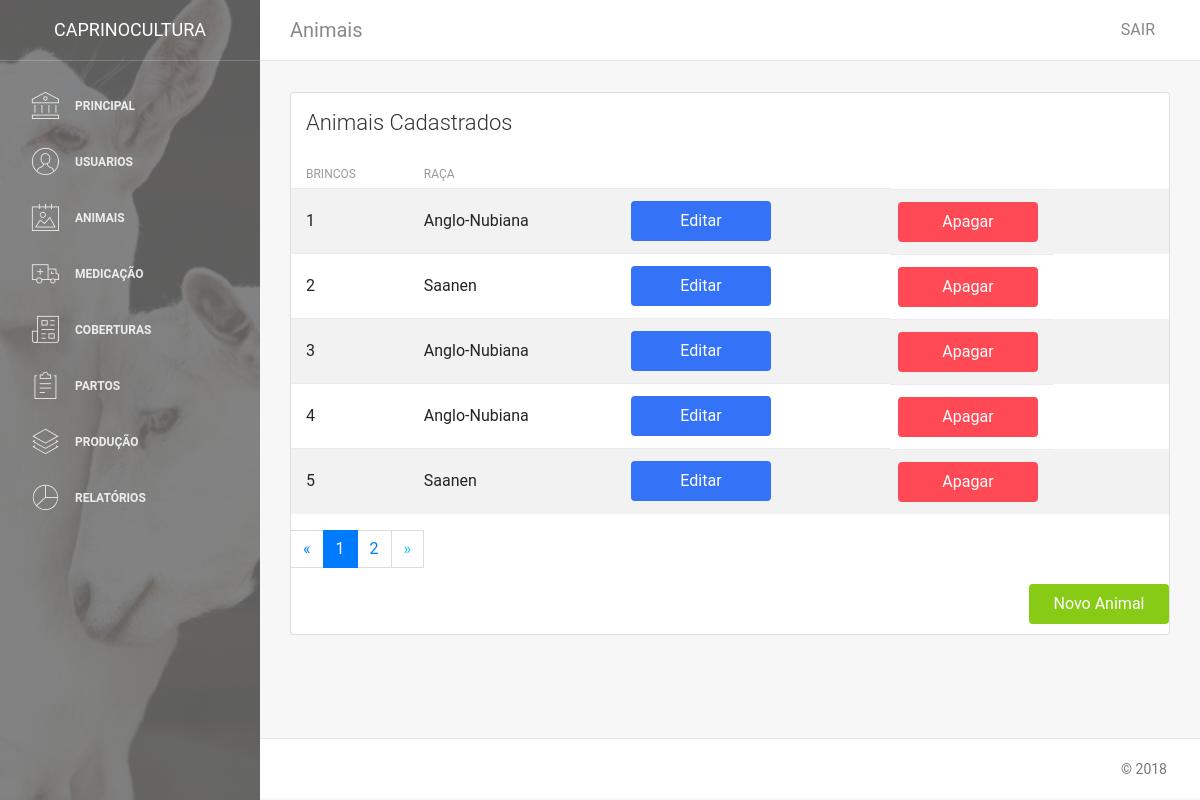
/animais/mostra_animal/ (signed in), run on the app's committed database.
### caprino/animais/models.py (models this page shows, shortened)
class Animal(models.Model):
    rgb_animal = models.CharField(verbose_name='RGD', max_length=50, blank=True, null=True)
    nome_animal = models.CharField(verbose_name='Nome', max_length=50, blank=True, null=True)
    numero_animal = models.IntegerField(verbose_name='Numero', blank=True, null=True)
    sexo_animal = models.ForeignKey(Sexo, verbose_name="Sexo", related_name="Sexo", on_delete=models.SET_NULL, null=True)
    nascimento_animal = models.DateField(verbose_name='Nascimento', default=None)
    raca_animal = models.ForeignKey(Raca, verbose_name="Raca", related_name="Raca", on_delete=models.SET_NULL, null=True)
    sangue_animal = models.ForeignKey(Sangue, verbose_name="Sangue", related_name="Sangue", on_delete=models.SET_NULL, null=True)
    brincos_animal = models.CharField(verbose_name='Brincos', max_length=50)
    vida_animal = models.ForeignKey(Vida, verbose_name="Vida", related_name="Vida", on_delete=models.SET_NULL, null=True)
    mae_animal = models.CharField(verbose_name='Mãe', max_length=50, blank=True, null=True)
    pai_animal = models.CharField(verbose_name='Pai', max_length=50, blank=True, null=True)
    foto_animal = models.ImageField(verbose_name='Foto', upload_to='img/' , blank=True, null=True)
    observacao_animal = models.TextField(verbose_name='Observação', blank=True, null=True)
    class Meta:
        verbose_name = 'Animal'

class Raca(models.Model):
    raca = models.CharField(verbose_name='Raça', max_length=50, blank=True, null=True)
    def __str__(self):
        return self.raca
    class Meta:
        verbose_name = 'Raca'

### caprino/animais/views.py (the view)
# urls.py: path('mostra_animal/', views.MostraAnimal, name='Mostra_Animal'),
@login_required
def MostraAnimal(request):
    animais = Animal.objects.all()
    paginator = Paginator(animais, 5)
    page = request.GET.get('page')
    try:
        animais = paginator.page(page)
    except PageNotAnInteger:
        animais = paginator.page(1)
    except EmptyPage:
        animais = paginator.page(paginator.num_pages)
    return render(request, 'animais/mostraAnimais.html', {'animais': animais})

### templates/animais/mostraAnimais.html (shortened to what this page needs)
{% extends 'base.html' %}
{% block conteudo %}
<nav class="navbar navbar-expand-lg " color-on-scroll="500">
    <div class=" container-fluid  ">
        <a class="navbar-brand" href="#pablo">Animais </a>
        <div class="collapse navbar-collapse justify-content-end" id="navigation">
            <ul class="nav navbar-nav mr-auto">
                <li class="nav-item">
                    <a href="#" class="nav-link" data-toggle="dropdown">
                    </a>
                </li>
            </ul>
            <ul class="navbar-nav ml-auto">
                <li class="nav-item">
                    <a class="nav-link" href="{% url 'caprino.contas:Sair' %}">
                        <span class="no-icon">SAIR</span>
                    </a>
                </li>
            </ul>
        </div>
    </div>
</nav>
<div class="content">
    <div class="container-fluid">
        <div class="row">
            <div class="col-md-12">
            </div>
        </div>
    </div>
    <div class="container-fluid">
        <div class="row">
            <div class="col-md-12">
                <div class="card strpied-tabled-with-hover">
                    <div class="card-header ">
                        <h4 class="card-title">Animais Cadastrados</h4>
                    </div>
                    <div class="card-body table-full-width table-responsive">
                        <table class="table table-hover table-striped">
                            <thead>
                                <tr>
                                    <th>Brincos</th>
                                    <th>Raça</th>
                                </tr>
                            </thead>
                            <tbody>
                                {% for animal in animais %}
                                <tr>
                                    <td>{{ animal.brincos_animal }}</td>
                                    <td>{{ animal.raca_animal }}</td>
                                    <td><a class="btn btn-primary btn-fill btn-wd" href="{% url 'caprino.animais:Atualiza_Animal' animal.id %}" title="Editar">Editar</a></td>
                                    <td><a class="btn btn-danger btn-fill btn-wd" href="{% url 'caprino.animais:Apaga_Animal' animal.id %}" title="Apagar">Apagar</a></td>
                                </tr>
                                {% endfor %}
                            </tbody>
                        </table>
                        {% if animais.has_other_pages %}
                        <nav aria-label="Page navigation">
                            <ul class="pagination">
                                {% if animais.has_previous %}
                                    <li class="page-link"><a href="?page={{ animais.previous_page_number }}">&laquo;</a></li>
                                {% else %}
                                    <li class="page-link disabled"><span>&laquo;</span></li>
                                {% endif %}
                                {% for i in animais.paginator.page_range %}
                                    {% if animais.number == i %}
                                        <li class="page-item active"><span class="page-link">{{ i }} <span class="sr-only">(current)</span></span></li>
                                    {% else %}
                                        <li class="page-item"><a class="page-link" href="?page={{ i }}">{{ i }}</a></li>
                                    {% endif %}
                                {% endfor %}
                                {% if animais.has_next %}
                                    <li class="page-link"><a href="?page={{ animais.next_page_number }}">&raquo;</a></li>
                                {% else %}
                                    <li class="page-link disabled"><span>&raquo;</span></li>
                                {% endif %}
                            </ul>
                        </nav>
                        {% endif %}
                        <a style="float:right;" class="btn btn-success btn-fill btn-wd" href="{% url 'caprino.animais:Novo_Animal' %}" role="button">Novo Animal</a>
                    </div>
                </div>
            </div>
        </div>
    </div>
</div>
{% endblock %}

### data on the page
Animal: brincos_animal "1", raca_animal "Anglo-Nubiana"
Animal: brincos_animal "2", raca_animal "Saanen"
Animal: brincos_animal "3", raca_animal "Anglo-Nubiana"
Animal: brincos_animal "4", raca_animal "Anglo-Nubiana"
Animal: brincos_animal "5", raca_animal "Saanen"

### other printed values
{{ i }} "1"
{{ i }} "2"
